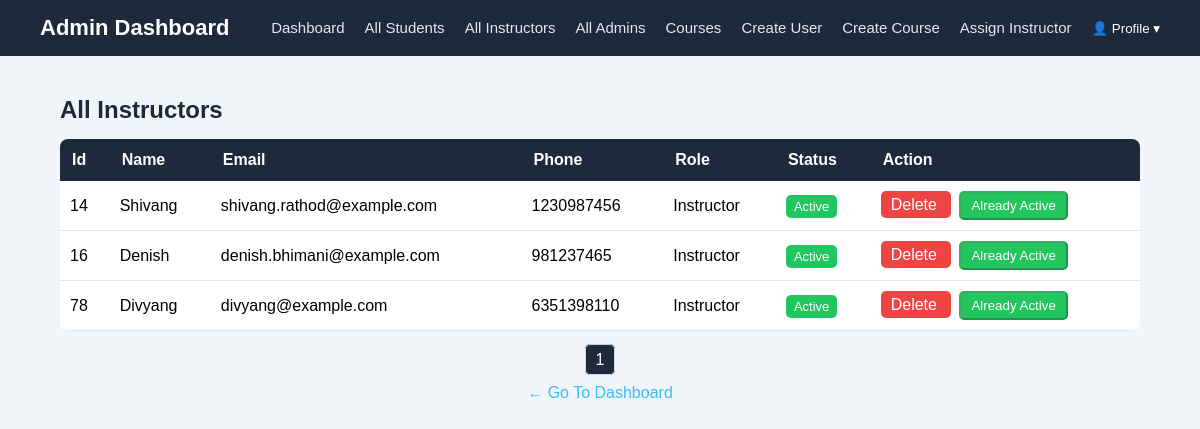
The app's page /ui/allInstructor.php?tab=instructors (signed in) with its own data.
### tables this page shows
CREATE TABLE `users` (
  `id` int NOT NULL AUTO_INCREMENT,
  `name` varchar(255) NOT NULL,
  `email` varchar(255) NOT NULL,
  `password` varchar(255) NOT NULL,
  `phone` bigint NOT NULL,
  `role` enum('Student', 'Instructor', 'Admin') NOT NULL,
  `created_at` timestamp NULL DEFAULT CURRENT_TIMESTAMP,
  `isActive` enum('Active', 'Inactive') DEFAULT 'Active',
  PRIMARY KEY (`id`),
  UNIQUE KEY `email` (`email`)
);

### Class/Instructor.php (called while the page is built, shortened)
<?php
class Instructor
{
    private $conn;
    public function __construct()
    {
        $db = new Database();
        $this->conn = $db->connect();
    }
    public function totalInstructors($page, $limit)
    {
        try {
            $offset = ($page - 1) * $limit;
            $sql = "SELECT id, name, email, phone, role, isActive FROM users WHERE role = 'Instructor' LIMIT ? OFFSET ?";
            $stmt = $this->conn->prepare($sql);
            $stmt->bind_param('ii', $limit, $offset);
            $stmt->execute();
            $result = $stmt->get_result();
            $data = [];
            while ($row = $result->fetch_assoc()) {
                $data[] = $row;
            }
            return ["status" => true, "data" => $data];
        } catch (Exception $e) {
            return ["status" => false, "message" => $e->getMessage()];
        }
    }
    public function countInstructor()
    {
        try {
            $sql = "SELECT COUNT(*) as total FROM users WHERE role = 'Instructor'";
            $result = $this->conn->query($sql);
            return ["status" => true, "count" => $result->fetch_assoc()['total']];
        } catch (Exception $e) {
            return ["status" => false, "message" => $e->getMessage()];
        }
    }
}

### Class/Database.php (called while the page is built, shortened)
<?php
class Database
{
    public function connect()
    {
        $this->conn = new mysqli(
            $_ENV['host'],
            $_ENV['username'],
            $_ENV['password'],
            $_ENV['dbname'],
            $_ENV['port']
        );
        return $this->conn;
    }
}

### handlers/adminDashboardHandler.php (called while the page is built, shortened)
<?php
require_once __DIR__ . "./../Class/Instructor.php";
$instructorObj = new Instructor();
$limit = 10;
$tab = $_GET['tab'] ?? 'students';
$instructor_page = max(1, (int)($_GET['instructor_page'] ?? 1));
if ($tab === 'instructors') {
    $instructorResponse = $instructorObj->totalInstructors($instructor_page, $limit);
    if ($instructorResponse['status']) {
        $instructors = $instructorResponse['data'];
    } else {
        $instructors = [];
        $_SESSION['error'] = $instructorResponse['message'];
    }
    if ($instructorObj->countInstructor()['status'] !== false) {
        $totalInstructors = $instructorObj->countInstructor()['count'];
    } else {
        $totalInstructors = [];
        $_SESSION['error'] = $instructorObj->countInstructor()['count'];
    }
    $totalInstructorPages = ceil($totalInstructors / $limit);
}

### ui/allInstructor.php (the view, shortened to what this page needs)
<?php
require __DIR__ . "./../handlers/adminDashboardHandler.php";
?>
<!DOCTYPE html>
<html lang="en">
<head>
    <link rel="stylesheet" href="./css/index.css">
</head>
<body>
    <?php require 'navbar.php'; ?>
    <div class="table-container">
        <h2>All Instructors</h2>
        <table class="custom-table">
            <tr>
                <th>Id</th>
                <th>Name</th>
                <th>Email</th>
                <th>Phone</th>
                <th>Role</th>
                <th>Status</th>
                <th>Action</th>
            </tr>
            <?php foreach ($instructors as $instructor): ?>
                <tr>
                    <td><?= $instructor['id']; ?></td>
                    <td><?= $instructor['name']; ?></td>
                    <td><?= $instructor['email']; ?></td>
                    <td><?= $instructor['phone']; ?></td>
                    <td><?= $instructor['role']; ?></td>
                    <td>
                        <span class="status <?= strtolower($instructor['isActive']) ?>">
                            <?= $instructor['isActive']; ?>
                        </span>
                    </td>
                    <td>
                        <a class="delete-btn"
                            href="/course-management/auth/Delete.php?id=<?= $instructor['id']; ?>"
                            onclick="return confirm('Are you sure you want to delete this user?')">
                            Delete
                        </a>
                        <?php if (strtolower($instructor['isActive']) === 'active'): ?>
                            <button class="active-btn disabled" disabled>
                                Already Active
                            </button>
                        <?php endif; ?>
                    </td>
                </tr>
            <?php endforeach; ?>
        </table>
        <div class="pagination">
            <?php for ($i = 1; $i <= $totalInstructorPages; $i++): ?>
                <a href="?instructor_page=<?= $i ?>"
                    class="<?= ($i == $instructor_page) ? 'active' : '' ?>">
                    <?= $i ?>
                </a>
            <?php endfor; ?>
        </div>
        <a href="./admin_dashboard.php" class="back-link">← Go To Dashboard</a>
    </div>
</body>
</html>

### ui/css/index.css (style rules this page uses)
* { margin: 0; padding: 0; box-sizing: border-box; }
body { font-family: Arial, sans-serif; }
body { background-color: #f1f5f9; }
.back-link { display: block; text-align: center; margin-top: 15px; text-decoration: none; color: #38bdf8; }
.table-container { width: 90%; margin: 40px auto; }
.table-container h2 { margin-bottom: 15px; color: #1e293b; }
.custom-table { width: 100%; border-collapse: collapse; background: #fff; border-radius: 8px; overflow: hidden; }
.custom-table th { background-color: #1e293b; color: #fff; padding: 12px; text-align: left; }
.custom-table td { padding: 10px; border-bottom: 1px solid #e2e8f0; }
.status { padding: 4px 8px; border-radius: 5px; font-size: 13px; }
.status.active { background-color: #22c55e; color: white; }
.delete-btn { color: white; background-color: #ef4444; padding: 5px 10px; border-radius: 5px; text-decoration: none; }
.active-btn { color: white; background-color: #22c55e; padding: 5px 10px; margin-left: 8px; border-radius: 5px; text-decoration: none; }
.pagination { margin-top: 20px; text-align: center; }
.pagination a { margin: 0 5px; padding: 6px 10px; text-decoration: none; border-radius: 5px; color: #1e293b; border: 1px solid #cbd5e1; }
.pagination a.active { background-color: #1e293b; color: white; }

### records on screen
users: id "14", name "Shivang", email "shivang.rathod@example.com", phone "1230987456", role "Instructor", isActive "Active", shows "Already Active"
users: id "16", name "Denish", email "denish.bhimani@example.com", phone "981237465", role "Instructor", isActive "Active", shows "Already Active"
users: id "78", name "Divyang", email "divyang@example.com", phone "6351398110", role "Instructor", isActive "Active", shows "Already Active"
